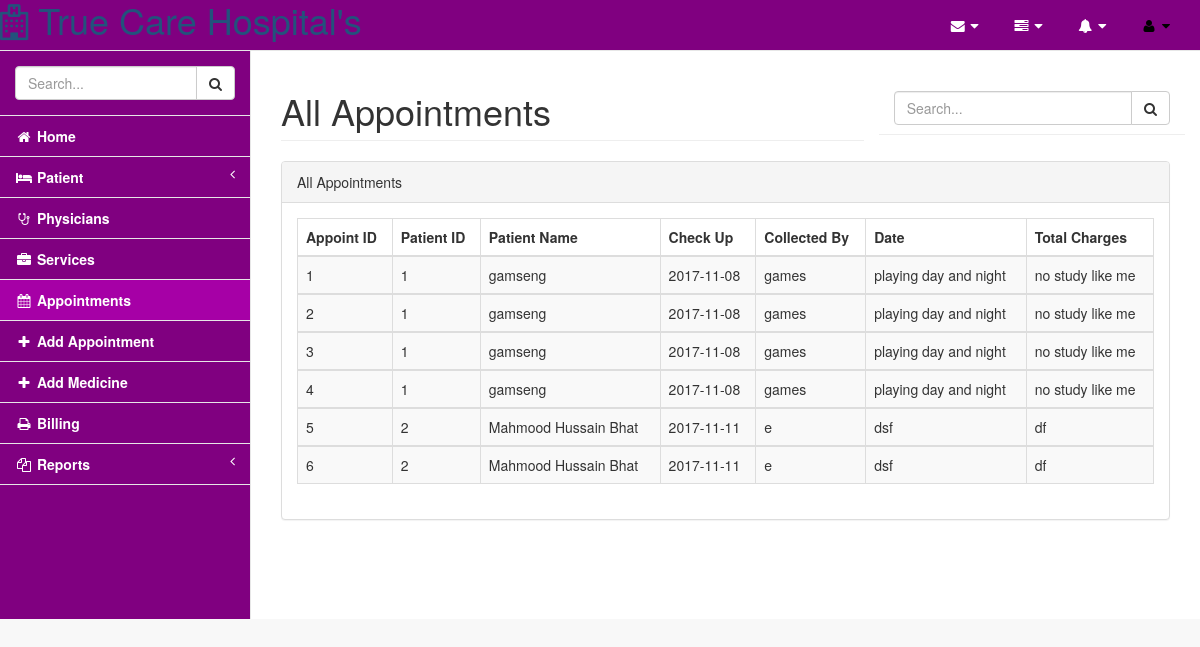
/pages/trash/all_appointments.php, run on the app's committed database.
### tables this page shows
CREATE TABLE IF NOT EXISTS `add_appointment` (
  `appointment_id` int(11) NOT NULL AUTO_INCREMENT,
  `patient_id` int(11) NOT NULL,
  `p_name` varchar(200) NOT NULL,
  `date` varchar(15) NOT NULL,
  `disease` varchar(300) NOT NULL,
  `problems` varchar(300) NOT NULL,
  `doc_id` int(11) NOT NULL,
  `doc_name` varchar(200) NOT NULL,
  `symptoms` varchar(500) NOT NULL,
  PRIMARY KEY (`appointment_id`)
);

### pages/trash/all_appointments.php (the view, shortened to what this page needs)
<!DOCTYPE html>
<html lang="en">
<head>
    <link href="../vendor/bootstrap/css/bootstrap.min.css" rel="stylesheet">
    <link href="../vendor/metisMenu/metisMenu.min.css" rel="stylesheet">
    <link href="../vendor/datatables-plugins/dataTables.bootstrap.css" rel="stylesheet">
    <link href="../vendor/datatables-responsive/dataTables.responsive.css" rel="stylesheet">
    <link href="../dist/css/sb-admin-2.css" rel="stylesheet">
    <link href="../vendor/font-awesome/css/font-awesome.min.css" rel="stylesheet" type="text/css">
</head>
<body>
    <div id="wrapper">
        <?php include_once 'nav.php'; ?>
        <div id="page-wrapper">
            <div class="row">
                <div class="col-lg-8">
                    <h1 class="page-header">All Appointments</h1>
                </div>
                <div class="col-lg-4 page-header">
                    <form method="post">
                    <div class="input-group custom-search-form">
                        <input type="text" name="search" class="form-control" placeholder="Search...">
                            <span class="input-group-btn">
                                <button class="btn btn-default" type="submit" name="submit">
                                    <i class="fa fa-search"></i>
                                </button>
                            </span>
                    </div>
                    </form>
                </div>
            </div>
            <div class="row">
                <div class="col-lg-12">
                    <div class="panel panel-default">
                        <div class="panel-heading">
                            All Appointments
                        </div>
                        <div class="panel-body">
                        <?php
                        include_once 'connection.php';
                            $query="SELECT * FROM add_appointment";
                            $result=mysqli_query($conn, $query);
                            echo"<table width='100%' class='table table-striped table-bordered table-hover'>";
                                echo"<thead>";
                                    echo"<tr>";
                                        echo"<th>Appoint ID</th>
                                        <th>Patient ID</th>
                                        <th>Patient Name</th>
                                        <th>Check Up</th>
                                        <th>Collected By</th>
                                        <th>Date</th>
                                        <th>Total Charges</th>";
                                    echo"</tr>";
                                echo"</thead>";
                                while ($row=mysqli_fetch_array($result)) {
                                echo"<tbody>";
                                    echo"<tr class='odd gradeX'>";
                                        echo"
                                            <td>".$row[0]."</td>
                                            <td>".$row[1]."</td>
                                            <td>".$row[2]."</td>
                                            <td>".$row[3]."</td>
                                            <td>".$row[4]."</td>
                                            <td>".$row[5]."</td>
                                            <td>".$row[8]."</td>";
                                    echo"</tr>";
                                echo"</tbody>";
                                }
                            echo"</table>";
                             ?>
                        </div>
                    </div>
                </div>
            </div>
        </div>
    </div>
</body>
</html>

### data on the page
add_appointment: appointment_id "1", patient "1", p_name "gamseng", date "2017-11-08", disease "games", problems "playing day and night", symptoms "no study like me"
add_appointment: appointment_id "2", patient "1", p_name "gamseng", date "2017-11-08", disease "games", problems "playing day and night", symptoms "no study like me"
add_appointment: appointment_id "3", patient "1", p_name "gamseng", date "2017-11-08", disease "games", problems "playing day and night", symptoms "no study like me"
add_appointment: appointment_id "4", patient "1", p_name "gamseng", date "2017-11-08", disease "games", problems "playing day and night", symptoms "no study like me"
add_appointment: appointment_id "5", patient "2", p_name "Mahmood Hussain Bhat", date "2017-11-11", disease "e", problems "dsf", symptoms "df"
add_appointment: appointment_id "6", patient "2", p_name "Mahmood Hussain Bhat", date "2017-11-11", disease "e", problems "dsf", symptoms "df"
